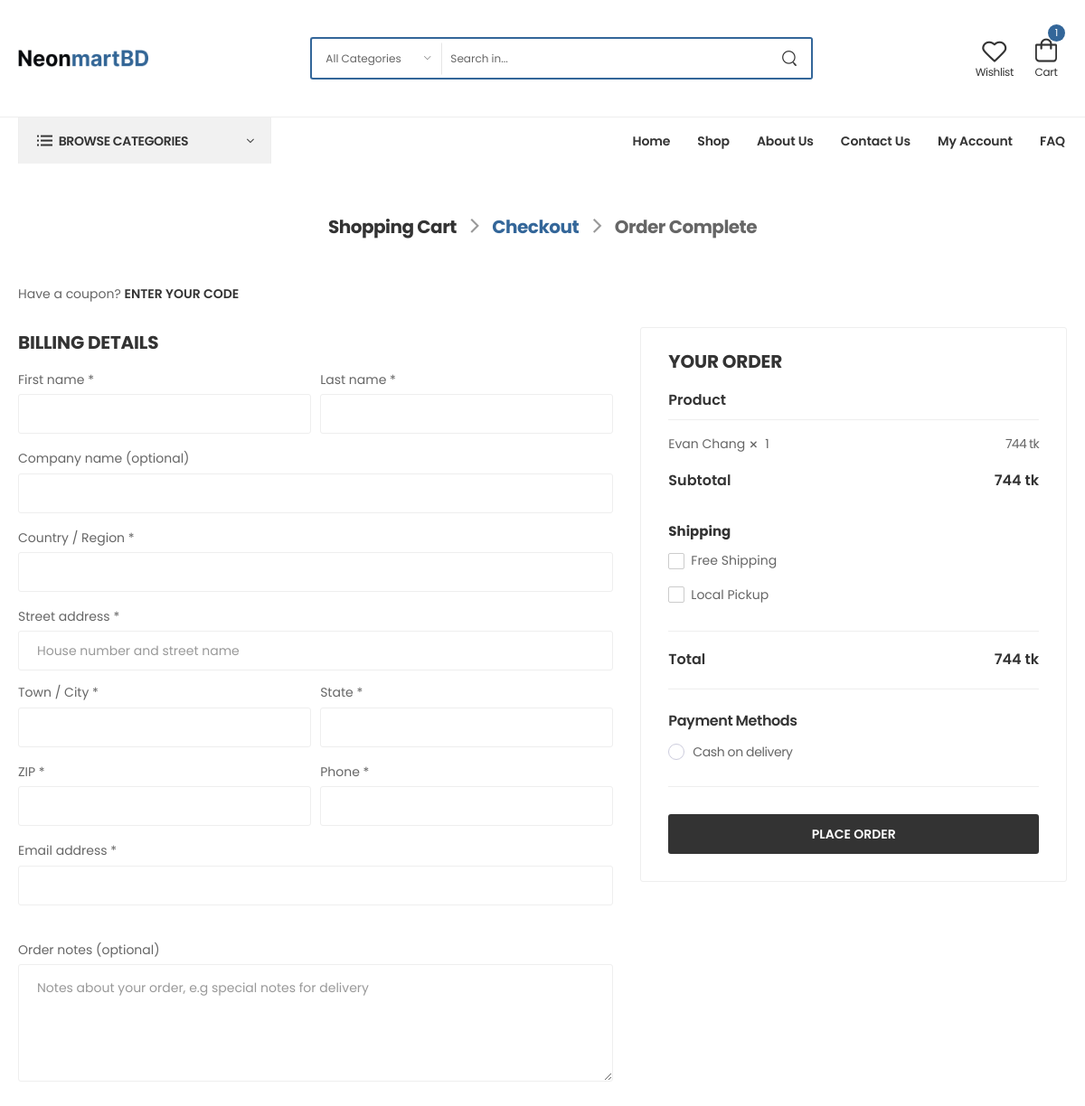
/checkout (signed in), run on an earlier commit of the app's database.
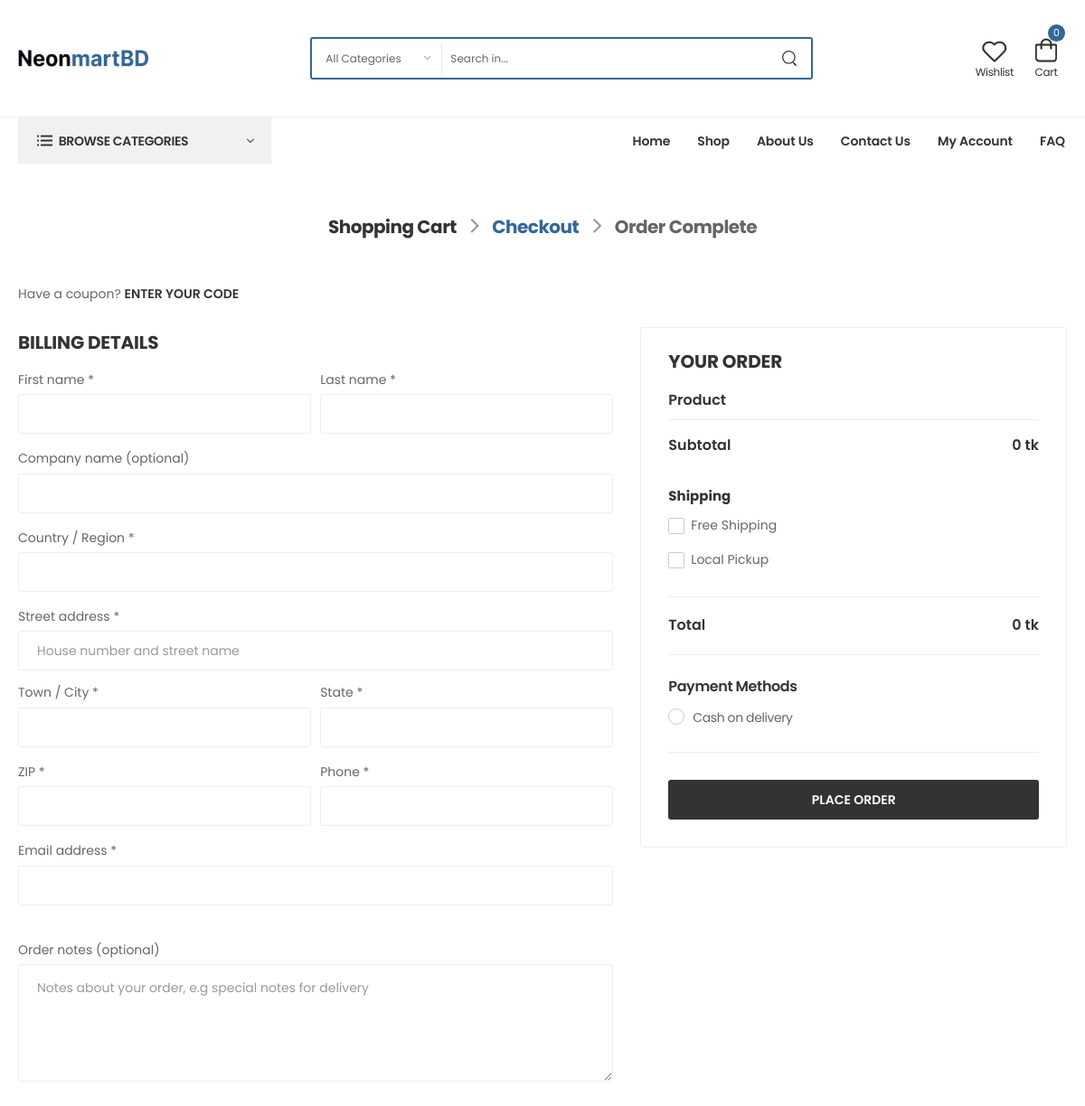
And on a later commit of the database.
### core/models.py (models this page shows, shortened)
class Cart(models.Model):
    user = models.ForeignKey(User, on_delete=models.CASCADE)
    product = models.ForeignKey(Products,  on_delete=models.CASCADE)
    quantity = models.PositiveIntegerField(default=1)
    def line_total(self):
        return self.quantity * self.product.price

class Products(models.Model):
    name = models.CharField(max_length=500)
    category = models.ForeignKey(Category, on_delete=models.CASCADE)
    sku = models.CharField(max_length=200)
    price = models.PositiveIntegerField()
    review = models.PositiveIntegerField(null=True,blank=True,default=0)
    sort_description = RichTextField()
    slug = AutoSlugField(populate_from="name", null=True, unique=True)
    description = RichTextField()
    image = models.ImageField(upload_to="Product Image")

### core/views.py (the view, shortened to what this page needs)
# urls.py: path('checkout',checkout,name="checkout"),
def checkout(request):
    if request.user.is_authenticated:
        cart = Cart.objects.filter(user=request.user)
        subtotal = get_subTotal(cart)
        return render(request,"core/checkout.html",locals())
    else:
        return redirect("login")

### core/views.py (called while the page is built)
def get_subTotal(carts):
    cartTotals = []
    for cart in carts:
        subtotal  = cart.product.price*cart.quantity
        cartTotals.append(subtotal)
    return sum(cartTotals)

### core/templates/core/checkout.html (shortened to what the changed rows need)
{% extends "base/base.html" %}
{% load static %}
{% block body %}
<link rel="stylesheet" type="text/css" href="{% static 'assets/css/style.min.css' %}" />
<main class="main checkout">
    <div class="page-content">
        <div class="container">
            <form class="form checkout-form" action="#" method="post">
                <div class="row mb-9">
                    <div class="col-lg-5 mb-4 sticky-sidebar-wrapper">
                        <div class="order-summary-wrapper sticky-sidebar">
                            <div class="order-summary">
                                <table class="order-table">
                                    <thead>
                                        <tr>
                                            <th colspan="2">
                                                <b>Product</b>
                                            </th>
                                        </tr>
                                    </thead>
                                    <tbody>
                                        {% for cart in cart %}
                                        <tr class="bb-no">
                                            <td class="product-name">
                                                {{cart.product.name}}<i class="fas fa-times"></i>
                                                <span class="product-quantity">{{cart.quantity}}</span>
                                            </td>
                                            <td class="product-total">{{cart.line_total}} tk</td>
                                        </tr>
                                        {% endfor %}
                                        <tr class="cart-subtotal bb-no">
                                            <td>
                                                <b>{{subtotal}} tk</b>
                                            </td>
                                        </tr>
                                    </tbody>
                                    <tfoot>
                                        <tr class="order-total">
                                            <th>
                                                <b>Total</b>
                                            </th>
                                            <td>
                                                <b>{{subtotal}} tk</b>
                                            </td>
                                        </tr>
                                    </tfoot>
                                </table>
                            </div>
                        </div>
                    </div>
                </div>
            </form>
        </div>
    </div>
</main>
{% endblock body %}

What changed in the data, as far as the page shows it:
removed Cart: product.name "Evan Chang", quantity "1", line_total "744"
Also different on the page:
{{ cart|length }}: "1" → "0"
{{ subtotal }}: "744" → "0"
